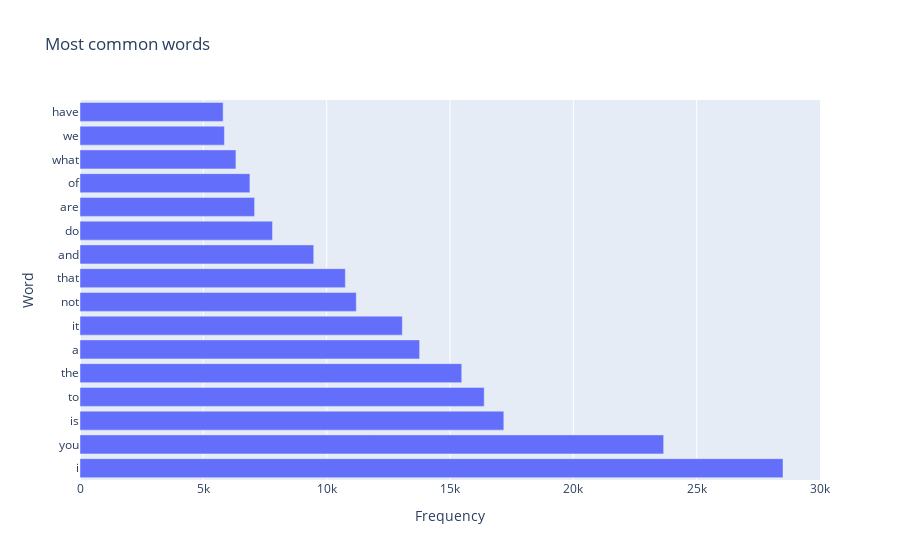

The notebook cell saved with this chart:
### Markdown cell above
- mostly words that are common in everyday language use
- also some names of characters
- topic related words are rare (e.g. job, office, work, call, party, friend, love)

### Code cell
fig = px.bar(y=df_all_words_freq[:16].index, x=df_all_words_freq[:16].values, orientation='h', title='Most common words')
fig.update_layout(yaxis_title='Word', xaxis_title='Frequency')

fig.show()

### Figure 1 — Plotly figure (JSON) as saved in the notebook; plotly's stock layout.template omitted (floating-point values rounded to 4 significant figures)
{"data": [{"alignmentgroup": "True", "hovertemplate": "x=%{x}<br>y=%{y}<extra></extra>", "legendgroup": "", "marker": {"color": "#636efa", "pattern": {"shape": ""}}, "name": "", "offsetgroup": "", "orientation": "h", "showlegend": false, "textposition": "auto", "type": "bar", "x": [28500, 23662, 17182, 16387, 15476, 13769, 13068, 11201, 10757, 9476, 7805, 7078, 6888, 6321, 5854, 5803], "xaxis": "x", "y": ["i", "you", "is", "to", "the", "a", "it", "not", "that", "and", "do", "are", "of", "what", "we", "have"], "yaxis": "y"}], "layout": {"barmode": "relative", "legend": {"tracegroupgap": 0}, "title": {"text": "Most common words"}, "xaxis": {"anchor": "y", "domain": [0, 1], "title": {"text": "Frequency"}}, "yaxis": {"anchor": "x", "domain": [0, 1], "title": {"text": "Word"}}}}
